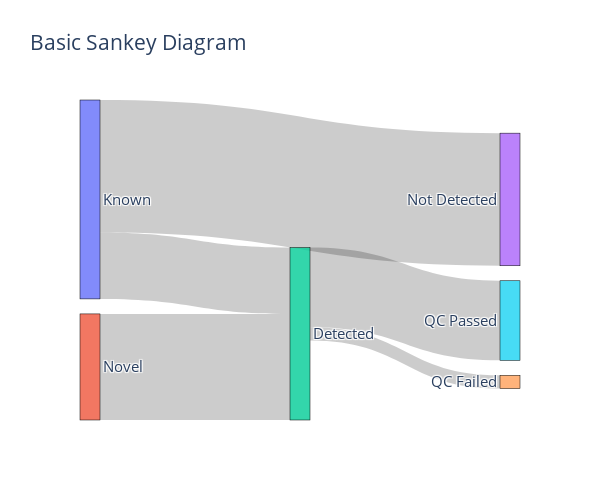

Notebook cell for this chart:
### Code cell
import plotly.graph_objects as go

fig = go.Figure(data=[go.Sankey(
    node = dict(
      pad = 15,
      thickness = 20,
      line = dict(color = "black", width = 0.5),
      label = ['Known','Novel','Detected','Not Detected','QC Failed','QC Passed']
      
    ),
    link = dict(
      source = [0, 0, 1, 2, 2], 
      target = [2, 3, 2, 4, 5],
      value =  [known_inqc,
                q1_and_q2 + q2only + q1only - known_inqc,
                novel_inqc,
                squanti_qc-squanti_rescue,
                squanti_rescue],

  ))])

fig.update_layout(title_text="Basic Sankey Diagram", font_size=15,width=600, height=500)
fig.write_image(figdir + "/sankey_plot.transcript_tracking.png", scale=10)
fig.show()

### Figure 1 — Plotly figure (JSON) as saved in the notebook; plotly's stock layout.template omitted (floating-point values rounded to 4 significant figures)
{"data": [{"link": {"source": [0, 0, 1, 2, 2], "target": [2, 3, 2, 4, 5], "value": [50, 100, 80, 10, 60]}, "node": {"label": ["Known", "Novel", "Detected", "Not Detected", "QC Failed", "QC Passed"], "line": {"color": "black", "width": 0.5}, "pad": 15, "thickness": 20, "x": [0.02273, 0.02273, 0.5, 0.9773, 0.9773, 0.9773], "y": [0.3108, 0.8342, 0.7306, 0.3108, 0.8811, 0.6892]}, "type": "sankey"}], "layout": {"font": {"size": 15}, "height": 500, "title": {"text": "Basic Sankey Diagram"}, "width": 600}}
